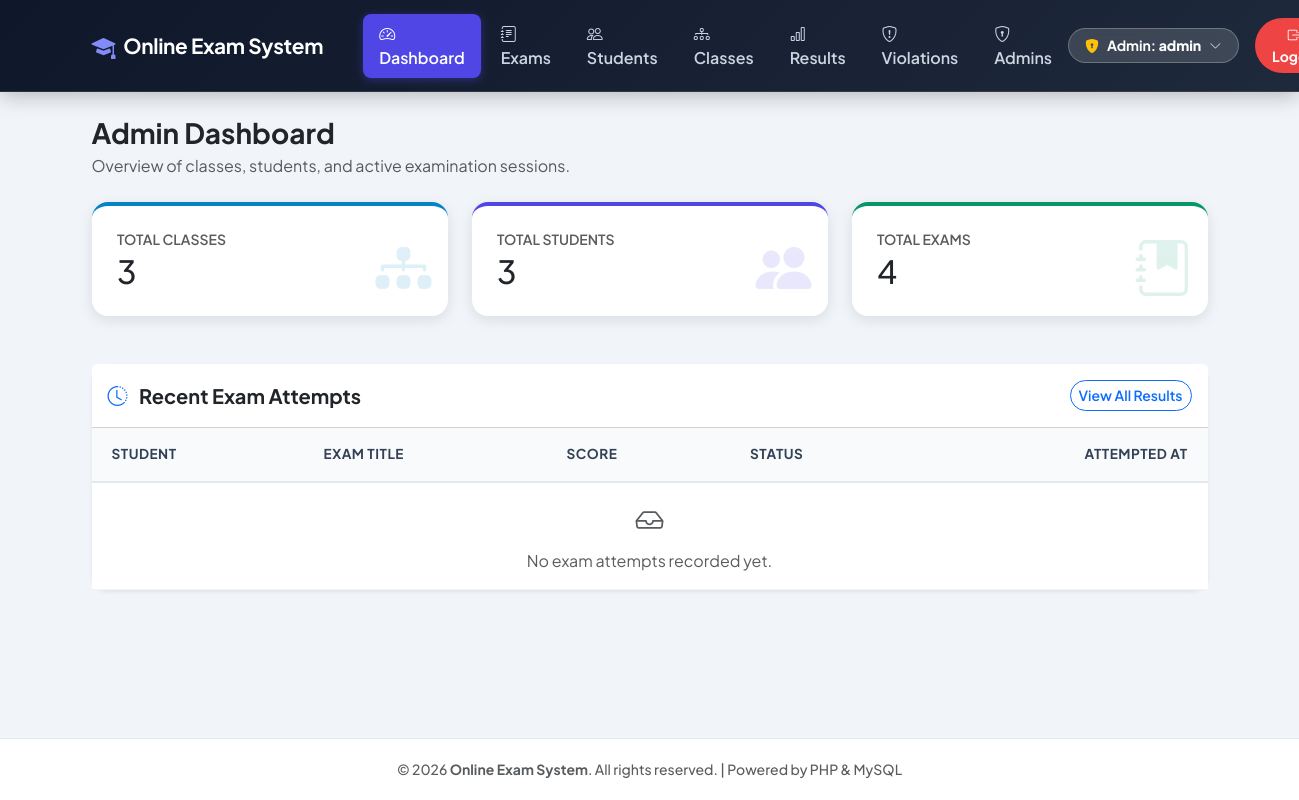
/admin/dashboard.php (signed in), run on an earlier commit of the app's database.
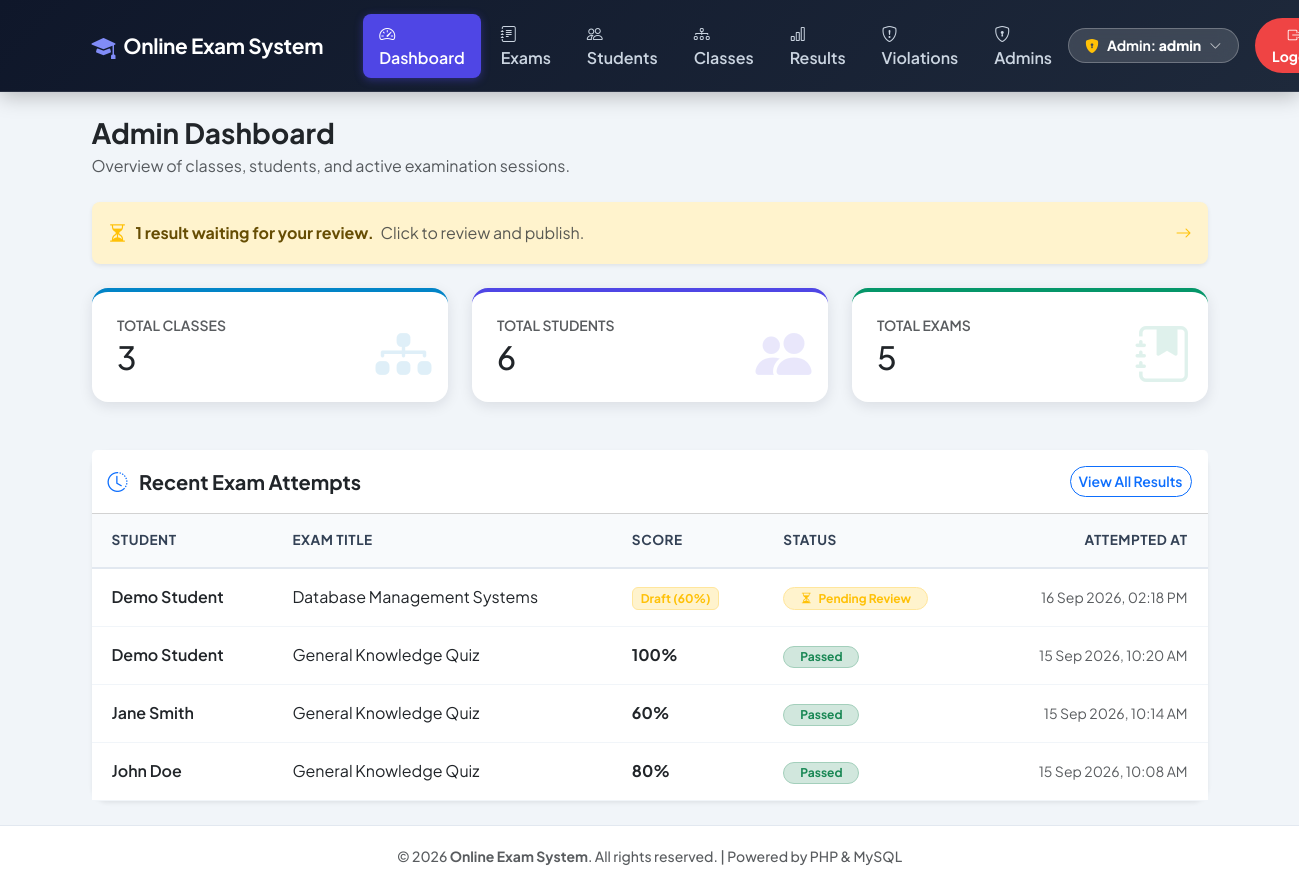
And on a later commit of the database.
### tables this page shows
CREATE TABLE IF NOT EXISTS `results` (
    `id`           INT AUTO_INCREMENT PRIMARY KEY,
    `student_id`   INT          NOT NULL,
    `exam_id`      INT          NOT NULL,
    `score`        INT          NOT NULL,
    `status`       VARCHAR(20)  NOT NULL DEFAULT 'published',
    `admin_feedback` TEXT       NULL,
    `attempted_at` DATETIME     NOT NULL DEFAULT CURRENT_TIMESTAMP,
    `evaluated_at` DATETIME     NULL,
    FOREIGN KEY (`student_id`) REFERENCES `students`(`id`) ON DELETE CASCADE,
    FOREIGN KEY (`exam_id`)    REFERENCES `exams`(`id`)    ON DELETE CASCADE
);

CREATE TABLE IF NOT EXISTS `students` (
    `id`       INT AUTO_INCREMENT PRIMARY KEY,
    `name`     VARCHAR(100) NOT NULL,
    `email`    VARCHAR(100) NOT NULL UNIQUE,
    `password` VARCHAR(255) NOT NULL,
    `class_id` INT NULL,
    FOREIGN KEY (`class_id`) REFERENCES `classes`(`id`) ON DELETE SET NULL
);

CREATE TABLE IF NOT EXISTS `exams` (
    `id`               INT AUTO_INCREMENT PRIMARY KEY,
    `title`            VARCHAR(150) NOT NULL,
    `duration_minutes` INT          NOT NULL DEFAULT 30,
    `result_mode`      VARCHAR(20)  NOT NULL DEFAULT 'instant',
    `start_at`         DATETIME     NULL,
    `end_at`           DATETIME     NULL
);

### admin/dashboard.php (the view, shortened to what the changed rows need)
<?php
include '../includes/header.php';
include '../config/db.php';
$q_classes   = mysqli_query($conn, "SELECT COUNT(*) AS c FROM classes");
$total_classes = ($q_classes ? mysqli_fetch_assoc($q_classes)['c'] : 0);
$q_students  = mysqli_query($conn, "SELECT COUNT(*) AS c FROM students");
$total_students = ($q_students ? mysqli_fetch_assoc($q_students)['c'] : 0);
$q_exams     = mysqli_query($conn, "SELECT COUNT(*) AS c FROM exams");
$total_exams = ($q_exams ? mysqli_fetch_assoc($q_exams)['c'] : 0);
$q_pending   = mysqli_query($conn, "SELECT COUNT(*) AS c FROM results WHERE status = 'pending'");
$pending_count = ($q_pending ? mysqli_fetch_assoc($q_pending)['c'] : 0);
$recent_results = mysqli_query($conn, "SELECT r.*, s.name AS student_name, e.title AS exam_title
                                      FROM results r
                                      JOIN students s ON r.student_id = s.id
                                      JOIN exams e ON r.exam_id = e.id
                                      ORDER BY r.attempted_at DESC LIMIT 5");
?>
<?php if ($pending_count > 0): ?>
    <a href="view-results.php?status=pending" class="text-decoration-none">
        <div class="alert alert-warning d-flex align-items-center gap-2 mb-4 rounded-3 shadow-sm border-0" role="alert">
            <i class="bi bi-hourglass-split fs-5 text-warning"></i>
            <div>
                <strong><?php echo $pending_count; ?> result<?php echo $pending_count > 1 ? 's' : ''; ?> waiting for your review.</strong>
                <span class="text-muted ms-1">Click to review and publish.</span>
            </div>
            <i class="bi bi-arrow-right ms-auto text-warning"></i>
        </div>
    </a>
<?php endif; ?>
<div class="row g-4 mb-5">
    <div class="col-md-4">
        <a href="manage-classes.php" class="text-decoration-none">
            <div class="stat-card bg-white border-0 shadow-sm rounded-4 p-4 position-relative overflow-hidden" style="border-top: 4px solid #0284c7 !important;">
                <h2 class="fw-extrabold mb-0 text-dark"><?php echo $total_classes; ?></h2>
            </div>
        </a>
    </div>
    <div class="col-md-4">
        <a href="manage-students.php" class="text-decoration-none">
            <div class="stat-card bg-white border-0 shadow-sm rounded-4 p-4 position-relative overflow-hidden" style="border-top: 4px solid #4f46e5 !important;">
                <h6 class="mb-1 fw-semibold text-muted small text-uppercase ls-1">Total Students</h6>
                <h2 class="fw-extrabold mb-0 text-dark"><?php echo $total_students; ?></h2>
                <i class="bi bi-people-fill stat-icon" style="color:#4f46e5; opacity:0.12;"></i>
            </div>
        </a>
    </div>
    <div class="col-md-4">
        <a href="manage-exam.php" class="text-decoration-none">
            <div class="stat-card bg-white border-0 shadow-sm rounded-4 p-4 position-relative overflow-hidden" style="border-top: 4px solid #059669 !important;">
                <h6 class="mb-1 fw-semibold text-muted small text-uppercase ls-1">Total Exams</h6>
                <h2 class="fw-extrabold mb-0 text-dark"><?php echo $total_exams; ?></h2>
                <i class="bi bi-journal-bookmark-fill stat-icon" style="color:#059669; opacity:0.12;"></i>
            </div>
        </a>
    </div>
</div>
<div class="card shadow-sm border-0 rounded-4">
    <div class="card-body p-0">
        <div class="table-responsive">
            <table class="table custom-table align-middle mb-0">
                <thead>
                    <tr>
                        <th class="ps-4">Student</th>
                        <th>Exam Title</th>
                        <th>Score</th>
                        <th>Status</th>
                        <th class="pe-4 text-end">Attempted At</th>
                    </tr>
                </thead>
                <tbody>
                    <?php if ($recent_results && mysqli_num_rows($recent_results) > 0): ?>
                        <?php while ($r = mysqli_fetch_assoc($recent_results)):
                            $is_pending = (($r['status'] ?? 'published') === 'pending');
                            $passed = $r['score'] >= 50;
                        ?>
                            <tr>
                                <td class="ps-4 fw-semibold text-dark"><?php echo htmlspecialchars($r['student_name']); ?></td>
                                <td class="text-dark"><?php echo htmlspecialchars($r['exam_title']); ?></td>
                                <td>
                                    <?php if ($is_pending): ?>
                                        <span class="badge bg-warning-subtle text-warning border border-warning-subtle">Draft (<?php echo $r['score']; ?>%)</span>
                                    <?php else: ?>
                                        <span class="fw-bold text-dark"><?php echo $r['score']; ?>%</span>
                                    <?php endif; ?>
                                </td>
                                <td>
                                    <?php if ($is_pending): ?>
                                        <span class="badge bg-warning-subtle text-warning border border-warning-subtle rounded-pill px-3 py-1 fw-bold">
                                            <i class="bi bi-hourglass-split me-1"></i> Pending Review
                                        </span>
                                    <?php elseif ($passed): ?>
                                        <span class="badge bg-success-subtle text-success border border-success-subtle rounded-pill px-3 py-1 fw-bold">Passed</span>
                                    <?php else: ?>
                                        <span class="badge bg-danger-subtle text-danger border border-danger-subtle rounded-pill px-3 py-1 fw-bold">Failed</span>
                                    <?php endif; ?>
                                </td>
                                <td class="pe-4 text-end text-muted small"><?php echo date('d M Y, h:i A', strtotime($r['attempted_at'])); ?></td>
                            </tr>
                        <?php endwhile; ?>
                    <?php else: ?>
                        <tr>
                            <td colspan="5" class="text-center text-muted py-4">
                                <i class="bi bi-inbox fs-3 d-block mb-2"></i> No exam attempts recorded yet.
                            </td>
                        </tr>
                    <?php endif; ?>
                </tbody>
            </table>
        </div>
    </div>
</div>
<?php include '../includes/footer.php'; ?>

What changed in the data, as far as the page shows it:
added results: student.name "Demo Student", exam.title "Database Management Systems", score "60", status "pending" (drawn), attempted_at "16 Sep 2026, 02:18 PM"
added results: student.name "Demo Student", exam.title "General Knowledge Quiz", score "100", status "Passed", attempted_at "15 Sep 2026, 10:20 AM"
added results: student.name "Jane Smith", exam.title "General Knowledge Quiz", score "60", status "Passed", attempted_at "15 Sep 2026, 10:14 AM"
added results: student.name "John Doe", exam.title "General Knowledge Quiz", score "80", status "Passed", attempted_at "15 Sep 2026, 10:08 AM"
Also different on the page:
$pending_count: (not shown) → "1"
$total_students: "3" → "6"
$total_exams: "4" → "5"
text no longer shown: "No exam attempts recorded yet."
text now shown: "result waiting for your review. Click to review and publish."
